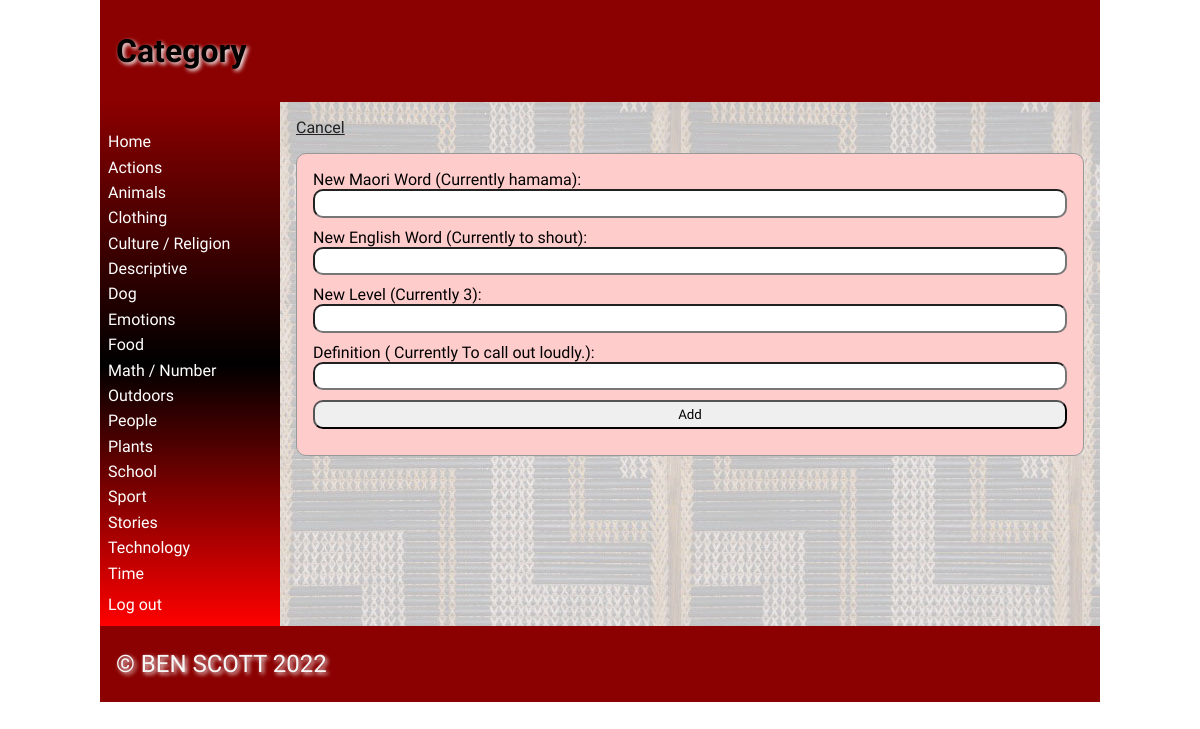
The page /editword/1 (signed in) on the database its author committed.
### tables this page shows
CREATE TABLE categories
(
	id integer
		constraint categories_pk
			primary key autoincrement,
	category varchar(30)
);

CREATE TABLE "words"
(
    id           integer
        constraint words_pk
            primary key autoincrement
        constraint words_user_user_fk
            references user (user),
    maori_word   varchar(30),
    english_word varchar(30),
    catID        varchar(30)
        references categories,
    description  varchar(200),
    level        integer,
    userid       varchar(60),
    timestamp    datetime,
    image        varchar(30)
);

### app.py (the view, shortened to what this page needs)
@app.route('/editword/<wordid>',methods=['POST', 'GET']) #edit word route, used everytime a user wants to edit the data of a word, uses editword.html
def web_edit_word(wordid):
    if not is_teacher():
        return redirect("/") #if user is not a teacher, they're redirected to the homepage
    try:
        int(wordid)
    except ValueError:
        return redirect('/') #if wordid isn't a number, user is redirected to the homepage
    query = "SELECT maori_word, english_word, userid, id, description, level, timestamp, image FROM words WHERE id IS ?"
    con = create_connection(DATABASE)#creates connection to the database
    cur = con.cursor()
    cur.execute(query, (wordid,)) # selects data for a certain word
    word_list = cur.fetchall() #puts data into a list
    con.close()
    return render_template('editword.html', categories=get_category_list(), logged_in=is_logged_in(), words=word_list, teacher=is_teacher())

### app.py (called while the page is built)
def create_connection(db_file):
    try:
        connection = sqlite3.connect(db_file)
        return connection
    except Error as e:
        print(e)
    return None

def get_category_list():
    con = create_connection(DATABASE)
    query = "SELECT category, id FROM categories ORDER BY category ASC "
    cur = con.cursor()
    cur.execute(query)
    category_list = cur.fetchall()
    con.close()
    return category_list

def is_teacher(): #function that checks whether or not a user is a teacher
    if session.get("role") == '1':
        print("Is a teacher")
        return True
    return False

def is_logged_in(): #function that checks whether a user is logged in or not
    if session.get("email") is None:
        print("Not logged in")
        return False
    else:
        print("Logged in")
        return True

### templates/editword.html (shortened to what this page needs)
{%  extends 'base.html' %}
{% block heading %}Category{% endblock %}
{% block main %}
{% if teacher %}
{% for word in words %}
<a href="/word/{{ word [3] }}">Cancel</a>
 <form class="dataForm" method="post">
     <div class="form-group">
        <div class="form-label">New Maori Word (Currently {{ word[0] }}):</div>
        <div class="form-element"><input type="text" name="new_maori_word" id="new_maori_word" required></div>
     </div>
     <div class="form-group">
        <div class="form-label">New English Word (Currently {{ word[1] }}):</div>
        <div class="form-element"><input type="text" name="new_english_word" id="new_english_word" required></div>
     </div>
     <div class="form-group">
        <div class="form-label">New Level (Currently {{ word[5] }}):</div>
        <div class="form-element"><input type="number" name="new_level" id="new_level" required></div>
     </div>
     <div class="form-group">
        <div class="form-label">Definition ( Currently {{ word[4] }}):</div>
        <div class="form-element"><input type="text" name="new_definition" id="new_definition" required></div>
     </div>
     <div class="button-group">
        <div class="button-group"><input type="submit" value="Add"></div>
    </div>
 </form>
{% endfor %}
{% endif %}
{% endblock %}

### templates/base.html (shortened to what this page needs)
<!doctype html>
<html lang="en">
<head>
	<link href="{{ url_for('static', filename='css/style.css') }}" rel="stylesheet">
</head>
<body>
	<div id="container">
		<header>
			<h1>{% block heading %}MAORI DICTIONARY!{% endblock %}</h1>
		</header>
		<nav>
			<ul>
                <li><a href="/">Home</a></li>
				<div class="category">
				{% for category in categories %}
					<div class ="category-box">
						<li><a href="/category/{{ category[1] }}">{{ category[0] }}</a></li>
					</div>
                {% endfor %}
				</div>
				<li> </li>
				{% if logged_in %}
				<li><a href="/logout">Log out</a></li>
				{% else %}
				<li><a href="/login">Login</a></li>
				{% endif %}
			</ul>
		</nav>
		<main>
		{% block main %}{% endblock %}
        </main>
		<footer>
			<p>
				&copy; BEN SCOTT 2022
			</p>
		</footer>
	</div>
</body>
</html>

### static/css/style.css (style rules this page uses)
* { font-family: Comfortaa, sans-serif; margin: 0; padding: 0; box-sizing: border-box; }
#container { display: grid; grid-template-columns: 75px auto; grid-template-areas: 'nav header' 'main main' 'footer footer'; }
header { grid-area: header; background-color: darkred; padding: 1rem; }
nav { grid-area: nav; }
main { grid-area: main; padding: 1rem; background-color: #edd; }
h1, h2, h3, h4 { padding: 1rem 0; font-family: 'Suez One', serif; color: #000; text-shadow: 2px 2px 4px #fff; }
p { padding: 0.5rem 0; }
a { color: #222; }
.dataForm { margin: 1rem 0; border: 1px solid #999; padding: 1rem; background-color: #fcc; border-radius: 10px; }
.dataForm input, textarea { width: 100%; border-radius: 10px; padding: 0.3rem; margin-bottom: 10px; }
footer { grid-area: footer; padding: 1rem; background-color: darkred; }
footer p { color: whitesmoke; text-shadow: 2px 2px 4px #fff; font-size: 1.5rem; }
@media only screen and (min-width: 768px) { #container { grid-template-columns: 180px auto; grid-template-areas: 'header header' 'nav main' 'footer footer'; } }
@media only screen and (min-width: 768px) { nav { background: linear-gradient(180deg, darkred 0%, black 50%, red 100%); padding: 0.5rem; } }
@media only screen and (min-width: 768px) { nav ul { list-style: none; } }
@media only screen and (min-width: 768px) { nav li { padding: 0.2rem 0; } }
@media only screen and (min-width: 768px) { nav a { color: #fff; text-decoration: none; } }
@media only screen and (min-width: 768px) { main { background-image: url('static/images/poutama.jpg'); } }
@media only screen and (min-width: 1000px) { #container { width: 1000px; margin: auto; } }

### rows shown on the page
categories: category "Actions"
categories: category "Animals"
categories: category "Clothing"
categories: category "Culture / Religion"
categories: category "Descriptive"
categories: category "Dog"
categories: category "Emotions"
categories: category "Food"
categories: category "Math / Number"
categories: category "Outdoors"
categories: category "People"
categories: category "Plants"
categories: category "School"
categories: category "Sport"
categories: category "Stories"
categories: category "Technology"
categories: category "Time"
words: maori_word "hamama", english_word "to shout", level "3", description "To call out loudly."
